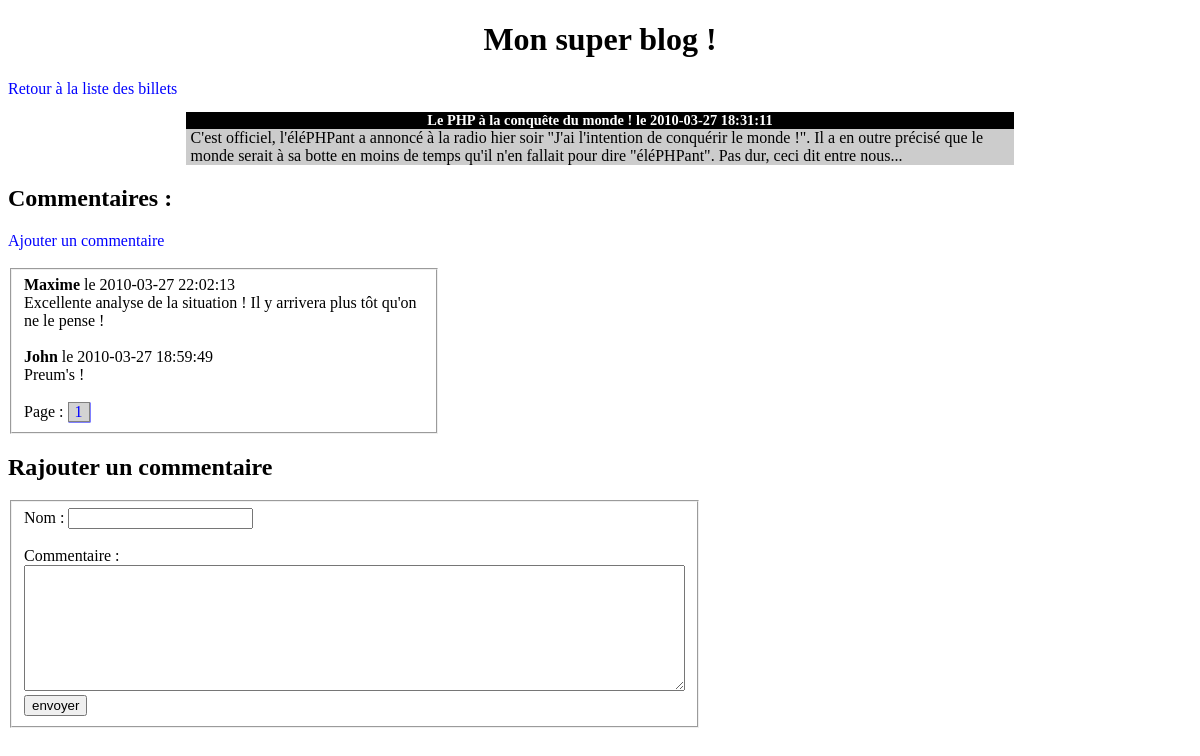
The page /blog/commentaires.php?billets=2&page=1 on the database its author committed.
### tables this page shows
CREATE TABLE IF NOT EXISTS `billets` (
  `id` int(11) NOT NULL AUTO_INCREMENT,
  `titre` varchar(255) NOT NULL,
  `contenu` text NOT NULL,
  `date_creation` datetime NOT NULL,
  PRIMARY KEY (`id`)
);

CREATE TABLE IF NOT EXISTS `commentaires` (
  `id` int(11) NOT NULL AUTO_INCREMENT,
  `id_billet` int(11) NOT NULL,
  `auteur` varchar(255) NOT NULL,
  `commentaire` text NOT NULL,
  `date_commentaire` datetime NOT NULL,
  PRIMARY KEY (`id`)
);

### blog/recup_donnees.php (the view, shortened to what this page needs)
<?php
  echo '<div class="news">';
  echo '<h3>' .$donnees['titre'].' le '.$donnees['date_creation'].'</h3>';
  echo '<p>' .$donnees['contenu'].'</p>';
  echo '</div>';
  echo '<h2>Commentaires : </h2>';
  echo '<a href="#newComment">Ajouter un commentaire</a> <br><br>';
  function getNumPages($id) {
    global $db;
    $myselection = "SELECT * FROM commentaires WHERE id_billet= '$id'";
    $myrequest = $db->query($myselection);
    $nbrBillets = $myrequest->fetchAll();
    $nbrepage = ceil(count($nbrBillets)/5);
    return $nbrepage;
  }
  function getId($id) {
    global $db;
    $myselection = "SELECT id_billet FROM commentaires WHERE id_billet= '$id'";
    $myrequest = $db->query($myselection);
    $nbrBillets = $myrequest->fetch();
    return $nbrBillets['id_billet'];
  }
  function getComment( $id ) {
    global $db, $pageEncodee;
    $fin = ($_GET['page'] - 1)*5;
    echo '<div id="nextPage">';
    $myselection2 = "SELECT * FROM commentaires WHERE id_billet= '$id' ORDER BY date_commentaire DESC LIMIT 5 OFFSET $fin ";
    $myrequest2 = $db->query($myselection2);
    echo '<fieldset>';
    while ($donnees2 = $myrequest2->fetch()) {
      echo '<strong>' .$donnees2['auteur'] .'</strong>' .' le ' .$donnees2['date_commentaire'] .'<br>';
      echo $donnees2['commentaire'];
      echo '<br> <br>';
    }
    $pages = getNumPages($id);
    echo '<div> Page : ';
    for ($counter = 1; $counter<=$pages; $counter++ ) {
      echo '<div class="inline">';
      $donnee = getId($id);
      echo '<a class="square" href="commentaires.php?billets='.$donnee.'&page='.$counter.'">'.$counter.'</a>';
      echo '</div>';
    }
    echo '</div>';
    echo '</fieldset>';
    echo '</div>';
  }
  getComment($id);
 ?>

### blog/style.css (style rules this page uses)
h1, h3 { text-align:center; }
h3 { background-color:black; color:white; font-size:0.9em; margin-bottom:0px; }
.news p { background-color:#CCCCCC; margin-top:0px; margin-bottom: 0px; padding-left: 5px; }
.news { width:70%; margin:auto; }
.square { text-align: center; width : 20px; display: inline-block; border: 1px solid grey; background-color: lightgrey; box-shadow: 0.5px 0.5px; }
.inline { display: inline-block; }
fieldset { width: 400px; }
a { text-decoration: none; color: blue; }

### rows shown on the page
billets: titre "Le PHP à la conquête du monde !", date_creation "2010-03-27 18:31:11", contenu "C'est officiel, l'éléPHPant a annoncé à la radio hier soir \"J'ai l'intention de conquérir le monde !\". Il a en outre précisé que le monde serait à sa botte en moins de temps qu'il n'en fallait pour dire \"éléPHPant\". Pas dur, ceci dit entre nous..."
commentaires: auteur "Maxime", date_commentaire "2010-03-27 22:02:13", commentaire "Excellente analyse de la situation ! Il y arrivera plus tôt qu'on ne le pense !"
commentaires: auteur "John", date_commentaire "2010-03-27 18:59:49", commentaire "Preum's !"
